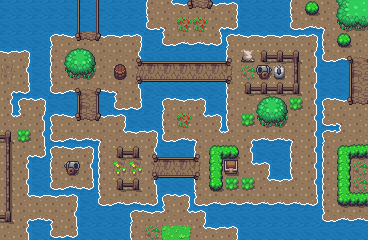

A level layout from a 2D game, rendered from its tile map. Below: a short description, then the map file with its tile-grid data intact:
An orthogonal 23x15 tile map with 16x16 px tiles, 1 tile layer (Background), 1 hidden layer not drawn.

<map version="1.5" tiledversion="2021.03.23" orientation="orthogonal" renderorder="right-down" width="23" height="15" tilewidth="16" tileheight="16" infinite="0" nextlayerid="3" nextobjectid="1">
 <editorsettings>
  <export target="Level02.json" format="json" />
 </editorsettings>
 <tileset firstgid="1" source="Nobelia.tsx" />
 <layer id="1" name="Background" width="23" height="15">
  <data encoding="csv">
60,60,60,60,61,60,62,60,60,21,22,6,7,8,26,60,60,60,21,65,1,88,2,
60,60,60,60,61,60,62,60,60,27,19,31,31,17,28,60,60,60,27,18,19,84,87,
60,60,60,25,6,7,8,23,26,60,27,18,18,28,25,23,23,23,23,26,21,65,1,
23,26,60,21,82,83,1,1,10,63,63,63,63,63,13,217,58,55,51,20,27,3,4,
32,20,60,21,84,85,1,233,11,16,16,16,16,16,14,29,77,113,54,20,60,61,9,
17,28,60,27,3,4,5,19,12,64,64,64,64,64,15,58,55,55,53,20,60,61,9,
20,25,26,60,61,9,62,27,28,60,25,23,26,60,21,1,82,83,225,20,25,6,7,
22,24,20,25,6,7,8,26,60,60,21,31,22,26,21,225,84,85,1,20,27,19,1,
51,225,20,27,18,18,19,22,23,26,27,18,19,22,24,17,18,18,19,20,25,24,1,
54,17,28,25,23,26,21,58,59,10,63,63,13,66,75,20,60,60,21,20,21,66,71,
54,20,60,21,76,20,21,30,30,11,16,16,14,70,115,22,26,60,21,20,21,70,29,
54,20,60,27,18,28,21,58,59,12,64,64,15,73,225,225,22,23,24,20,21,70,29,
54,22,23,23,26,60,27,18,18,28,25,26,27,18,18,18,18,18,18,28,21,68,71,
53,17,18,19,20,60,60,60,25,23,24,22,26,60,60,60,60,60,60,60,27,18,18,
1,20,60,27,28,60,60,60,21,29,45,46,22,23,26,60,60,60,60,60,60,60,60
</data>
 </layer>
 <layer id="2" name="Items" width="23" height="15" visible="0">
  <data encoding="csv">
0,0,0,0,0,0,0,0,0,0,0,0,0,0,0,0,0,0,0,0,0,0,0,
0,0,0,0,0,0,0,0,0,0,0,0,0,0,0,0,0,0,0,0,0,0,0,
0,0,0,0,0,129,0,0,0,0,0,0,0,0,0,0,0,0,0,0,0,0,0,
0,0,0,0,0,0,0,0,0,0,0,0,0,0,0,0,0,0,0,0,0,0,0,
0,0,0,0,0,0,0,0,0,0,0,0,0,0,0,0,167,162,0,0,0,0,0,
0,0,0,0,0,0,0,0,0,0,0,0,0,0,0,0,0,0,0,0,0,0,0,
0,0,0,0,0,0,0,0,0,0,0,0,0,0,0,0,0,0,0,0,0,0,0,
0,0,0,0,0,0,0,0,0,0,0,0,0,0,0,0,0,0,0,0,0,0,0,
0,0,0,0,0,0,0,0,0,0,0,0,0,0,0,0,0,0,0,0,0,0,0,
0,0,0,0,0,0,0,0,0,0,0,0,0,0,0,0,0,0,0,0,0,0,0,
0,0,0,0,166,0,0,0,0,0,0,0,0,0,0,0,0,0,0,0,0,0,0,
0,0,0,0,0,0,0,0,0,0,0,0,0,0,0,0,0,0,0,0,0,0,0,
0,0,0,0,0,0,0,0,0,0,0,0,0,0,0,0,0,0,0,0,0,0,0,
0,0,0,0,0,0,0,0,0,0,0,0,0,0,0,0,0,0,0,0,0,0,0,
0,0,0,0,0,0,0,0,0,0,0,0,0,0,0,0,0,0,0,0,0,0,0
</data>
 </layer>
</map>
